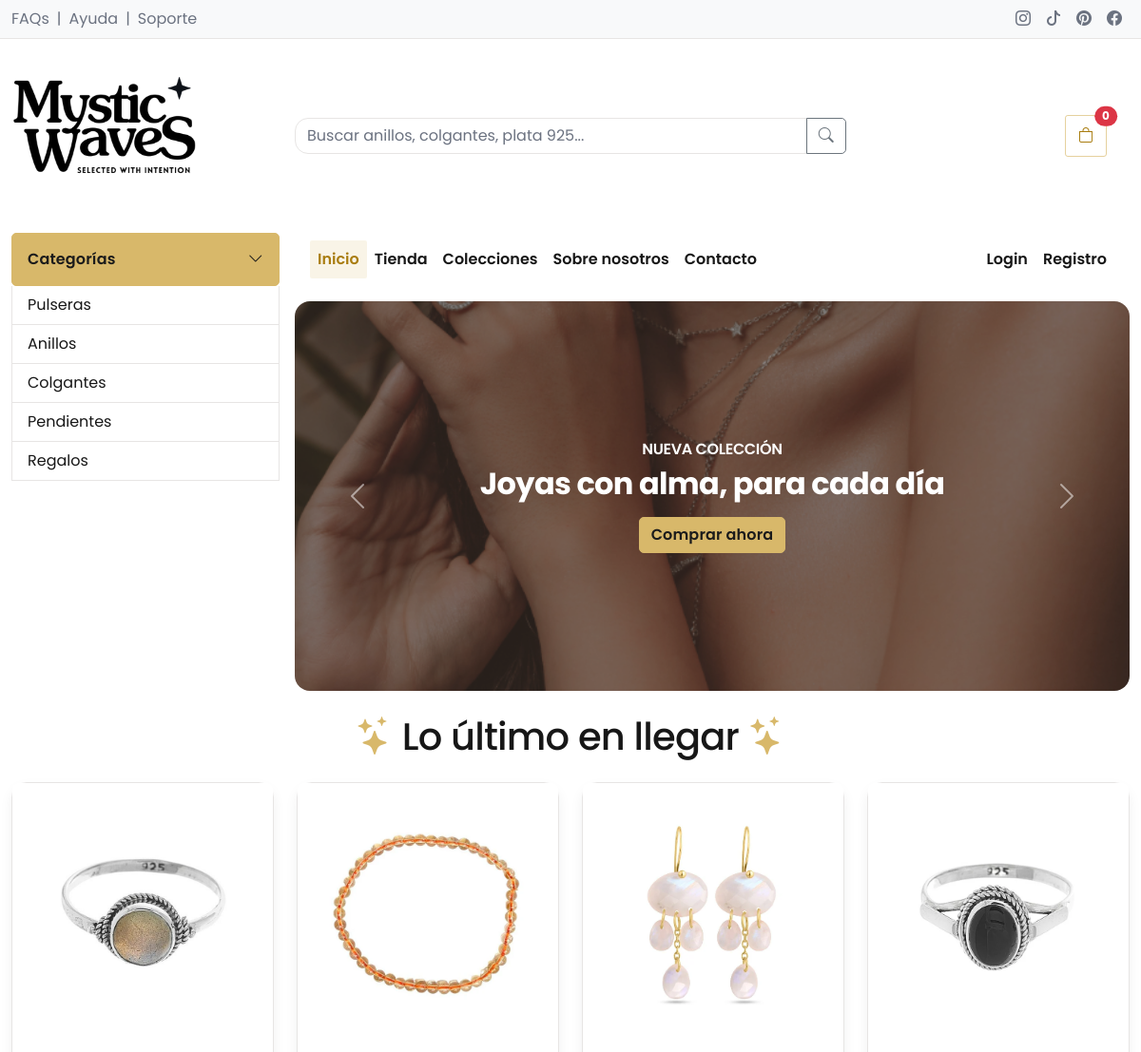
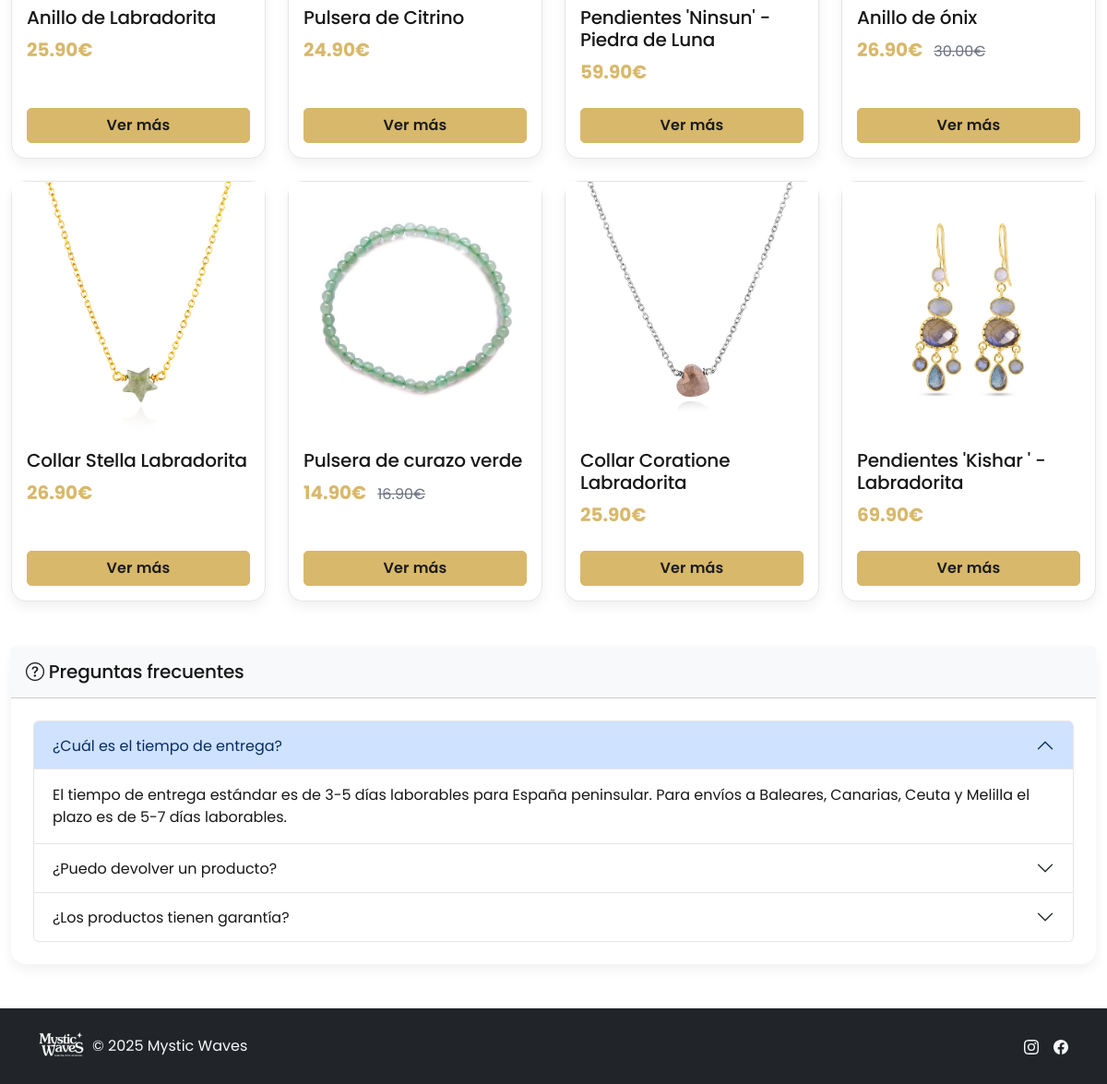
The page / on the database its author committed (2 pictures, top to bottom).
### tables this page shows
CREATE TABLE `categoria` (
  `codigo` int(11) NOT NULL,
  `nombre` varchar(50) NOT NULL,
  `descripcion` varchar(200) DEFAULT NULL,
  `activo` tinyint(1) NOT NULL,
  `categoriaPadre` int(11) DEFAULT NULL
);

CREATE TABLE `articulos` (
  `codigo` varchar(8) NOT NULL,
  `nombre` varchar(50) NOT NULL,
  `descripcion` varchar(200) NOT NULL,
  `categoria` int(11) NOT NULL,
  `stock` int(11) NOT NULL,
  `precio` decimal(10,2) NOT NULL,
  `imagen` varchar(200) NOT NULL,
  `precio_anterior` decimal(10,2) NOT NULL DEFAULT 0.00,
  `fecha_creacion` timestamp NOT NULL DEFAULT current_timestamp() ON UPDATE current_timestamp(),
  `activo` tinyint(1) NOT NULL DEFAULT 1
);

### actions/categorias_action.php (called while the page is built, shortened)
<?php
$con = conectar();
$sql_categorias = "SELECT * FROM categoria";
$stmt_categorias = $con->prepare($sql_categorias);
$stmt_categorias->execute();
$categorias = $stmt_categorias->fetchAll(PDO::FETCH_OBJ);
?>

### helpers/auth.php (called while the page is built, shortened)
<?php
function isLoggedIn(){
    return isset($_SESSION['user_id']) && isset($_SESSION['user_name']);
}

### actions/products_action.php (called while the page is built, shortened)
<?php
$con = conectar();
$sql_productos_index = "SELECT * FROM articulos WHERE activo = 1 order by fecha_creacion DESC LIMIT 10";
$stmt_productos_index = $con->prepare($sql_productos_index);
$stmt_productos_index->execute();
$productos_index = $stmt_productos_index->fetchAll(PDO::FETCH_OBJ);

### index.php (the view, shortened to what this page needs)
<?php
require_once "helpers/auth.php";
require_once "actions/products_action.php";
require_once "actions/categorias_action.php";
?>
<!DOCTYPE html>
<html lang="es">
<head>
  <link href="https://cdn.jsdelivr.net/npm/bootstrap@5.3.0/dist/css/bootstrap.min.css" rel="stylesheet">
  <link rel="stylesheet" href="https://cdn.jsdelivr.net/npm/bootstrap-icons@1.11.3/font/bootstrap-icons.css">
  <link href="public/assets/css/style.css" rel="stylesheet">
</head>
<body class="d-flex flex-column min-vh-100">
  <?php include_once 'public/partials/topbar.php'; ?>
  <?php include_once 'public/partials/searchbar.php'; ?>
  <div class="container-xxl my-3">
    <div class="row g-3">
      <?php include_once 'public/partials/categories_navbar.php'; ?>
      <div class="col-lg-9">
        <nav class="navbar navbar-expand-lg navbar-light bg-light rounded-3 px-3">
          <div class="collapse navbar-collapse" id="shopNavbar">
            <ul class="navbar-nav me-auto mb-2 mb-lg-0">
              <li class="nav-item"><a class="nav-link active" href="index.php">Inicio</a></li>
              <li class="nav-item"><a class="nav-link" href="#">Tienda</a></li>
              <li class="nav-item"><a class="nav-link" href="#">Colecciones</a></li>
              <li class="nav-item"><a class="nav-link" href="views/tienda/nosotros.php">Sobre nosotros</a></li>
              <li class="nav-item"><a class="nav-link" href="views/tienda/contacto.php">Contacto</a></li>
            </ul>
            <?php if (isLoggedIn()): ?>
              <ul class="navbar-nav ms-auto">
                <li class="nav-item dropdown">
                  <a class="nav-link dropdown-toggle" href="#" id="userDropdown" role="button" data-bs-toggle="dropdown" aria-expanded="false">
                    <i class="bi bi-person-circle"></i> Hola, <?php echo htmlspecialchars($_SESSION['user_name']); ?>
                  </a>
                  <?php if (isAdmin() || isEditor()): ?>
                     <ul class="dropdown-menu dropdown-menu-end" aria-labelledby="userDropdown">
                    <li><a class="dropdown-item" href="admin/adminPanel.php"><i class="bi bi-wrench-adjustable-circle"></i> Panel de Administrador</a></li>
                    <li>
                      <hr class="dropdown-divider">
                    </li>
                    <li>
                      <li><a class="dropdown-item" href="views/user/panel.php"><i class="bi bi-person"></i> Perfil Personal</a></li>
                      <hr class="dropdown-divider">
                    </li>
                    <li><a class="dropdown-item" href="actions/logout_action.php"><i class="bi bi-box-arrow-right"></i> Cerrar sesión</a></li>
                  </ul>
                </li>
              </ul>
                  <?php else: ?>
                  <ul class="dropdown-menu dropdown-menu-end" aria-labelledby="userDropdown">
                    <li><a class="dropdown-item" href="views/user/panel.php"><i class="bi bi-person"></i> Panel de usuario</a></li>
                    <li>
                      <hr class="dropdown-divider">
                    </li>
                    <li><a class="dropdown-item" href="actions/logout_action.php"><i class="bi bi-box-arrow-right"></i> Cerrar sesión</a></li>
                  </ul>
                </li>
              </ul>
                  <?php endif; ?>
            <?php else: ?>
              <ul class="navbar-nav ms-auto">
                <li class="nav-item"><a class="nav-link" href="views/auth/login.php">Login</a></li>
                <li class="nav-item"><a class="nav-link" href="views/auth/registro.php">Registro</a></li>
              </ul>
            <?php endif; ?>
          </div>
        </nav>
        <div id="shopCarousel" class="carousel slide mt-3" data-bs-ride="carousel">
          <div class="carousel-inner rounded-3 overflow-hidden">
            <div class="carousel-item active">
              <img src="public/assets/img/hero-1.png" class="d-block w-100" alt="Colección" style="height:410px; object-fit:cover;">
              <div class="carousel-caption d-flex h-100 align-items-center justify-content-center">
                <div class="p-3" style="max-width: 720px;">
                  <h6 class="text-uppercase fw-semibold mb-2 text-white">Nueva colección</h6>
                  <h2 class="fw-bold mb-3">Joyas con alma, para cada día</h2>
                  <a href="#" class="btn btn-primary">Comprar ahora</a>
                </div>
              </div>
            </div>
          </div>
          <button class="carousel-control-prev" type="button" data-bs-target="#shopCarousel" data-bs-slide="prev">
            <span class="carousel-control-prev-icon" aria-hidden="true"></span>
          </button>
          <button class="carousel-control-next" type="button" data-bs-target="#shopCarousel" data-bs-slide="next">
            <span class="carousel-control-next-icon" aria-hidden="true"></span>
          </button>
        </div>
      </div>
    </div>
  </div>
  <h1 class="text-center mb-2 mt-2"><i class="bi bi-stars  text-primary"></i> Lo último en llegar <i class="bi bi-stars  text-primary"></i></h1>
 <div class="container-xxl mt-3 mb-5">
    <div class="row g-4">
      <?php foreach ($productos_index as $producto): ?>
        <div class="col-6 col-md-4 col-lg-3">
          <div class="card h-100">
            <img src="public/assets/img/<?php echo $producto->imagen; ?>" class="card-img-top" alt="Producto <?php echo $producto->codigo; ?>">
            <div class="card-body d-flex flex-column">
              <h5 class="card-title"> <?php echo $producto->nombre; ?></h5>
              <p class="card-text text-muted mb-4">
                <span class="fw-bold text-primary fs-5"><?php echo number_format($producto->precio, 2); ?>€</span>
                <?php if ($producto->precio_anterior && $producto->precio_anterior > 0): ?>
                  <s class="ms-2"><?php echo number_format($producto->precio_anterior, 2); ?>€</s>
                    <?php endif; ?>
              </p>
              <a href="views/tienda/producto.php?codigo=<?php echo $producto->codigo; ?>" class="btn btn-primary mt-auto">Ver más</a>
            </div>
          </div>
        </div>
      <?php endforeach; ?>
    </div>
    <div class="col-12 mt-5">
        <div class="card border-0 shadow-sm">
          <div class="card-header bg-light py-3">
            <h5 class="mb-0"><i class="bi bi-question-circle"></i> Preguntas frecuentes</h5>
          </div>
          <div class="card-body p-4">
            <div class="accordion" id="faqAccordion">
              <div class="accordion-item">
                <h2 class="accordion-header" id="headingOne">
                  <button class="accordion-button" type="button" data-bs-toggle="collapse" data-bs-target="#collapseOne" aria-expanded="true" aria-controls="collapseOne">
                    ¿Cuál es el tiempo de entrega?
                  </button>
                </h2>
                <div id="collapseOne" class="accordion-collapse collapse show" aria-labelledby="headingOne" data-bs-parent="#faqAccordion">
                  <div class="accordion-body">
                    El tiempo de entrega estándar es de 3-5 días laborables para España peninsular. Para envíos a Baleares, Canarias, Ceuta y Melilla el plazo es de 5-7 días laborables.
                  </div>
                </div>
              </div>
              <div class="accordion-item">
                <h2 class="accordion-header" id="headingTwo">
                  <button class="accordion-button collapsed" type="button" data-bs-toggle="collapse" data-bs-target="#collapseTwo" aria-expanded="false" aria-controls="collapseTwo">
                    ¿Puedo devolver un producto?
                  </button>
                </h2>
              </div>
              <div class="accordion-item">
                <h2 class="accordion-header" id="headingThree">
                  <button class="accordion-button collapsed" type="button" data-bs-toggle="collapse" data-bs-target="#collapseThree" aria-expanded="false" aria-controls="collapseThree">
                    ¿Los productos tienen garantía?
                  </button>
                </h2>
              </div>
            </div>
          </div>
        </div>
      </div>
  </div>
  <?php include_once 'public/partials/footer.php'; ?>
</body>
</html>

### public/partials/categories_navbar.php
<?php
require_once __DIR__ . "/../../actions/categorias_action.php";
?>
<div class="col-lg-3">
        <button class="btn btn-primary w-100 d-flex align-items-center justify-content-between px-3"
          style="height:56px;"
          data-bs-toggle="collapse" data-bs-target="#verticalCats"
          aria-expanded="false" aria-controls="verticalCats" type="button">
          <span class="fw-semibold">Categorías</span>
          <i class="bi bi-chevron-down"></i>
        </button>
        <div class="collapse d-lg-block border border-top-0" id="verticalCats">
          <div class="list-group list-group-flush" style="max-height: 410px; overflow:auto;">
            <?php foreach ($categorias as $categoria): ?>
                <?php if (!$categoria->activo) continue; ?>
              <a href="/views/tienda/categorias/categoria.php?categoria=<?php echo strtolower($categoria->nombre); ?>" class="list-group-item list-group-item-action "><?php echo htmlspecialchars($categoria->nombre); ?></a>
            <?php endforeach; ?>
          </div>
        </div>
      </div>

### rows shown on the page
categoria: nombre "Pulseras"
categoria: nombre "Anillos"
categoria: nombre "Colgantes"
categoria: nombre "Pendientes"
categoria: nombre "Regalos"
articulos: imagen+codigo (picture), nombre "Anillo de Labradorita", precio "25.90"
articulos: imagen+codigo (picture), nombre "Pulsera de Citrino", precio "24.90"
articulos: imagen+codigo (picture), nombre "Pendientes 'Ninsun' - Piedra de Luna", precio "59.90"
articulos: imagen+codigo (picture), nombre "Anillo de ónix", precio "26.90", precio_anterior "30.00"
articulos: imagen+codigo (picture), nombre "Collar Stella Labradorita", precio "26.90"
articulos: imagen+codigo (picture), nombre "Pulsera de curazo verde", precio "14.90", precio_anterior "16.90"
articulos: imagen+codigo (picture), nombre "Collar Coratione Labradorita", precio "25.90"
articulos: imagen+codigo (picture), nombre "Pendientes 'Kishar ' - Labradorita", precio "69.90"

### other values the page prints
$cart_count "0"
